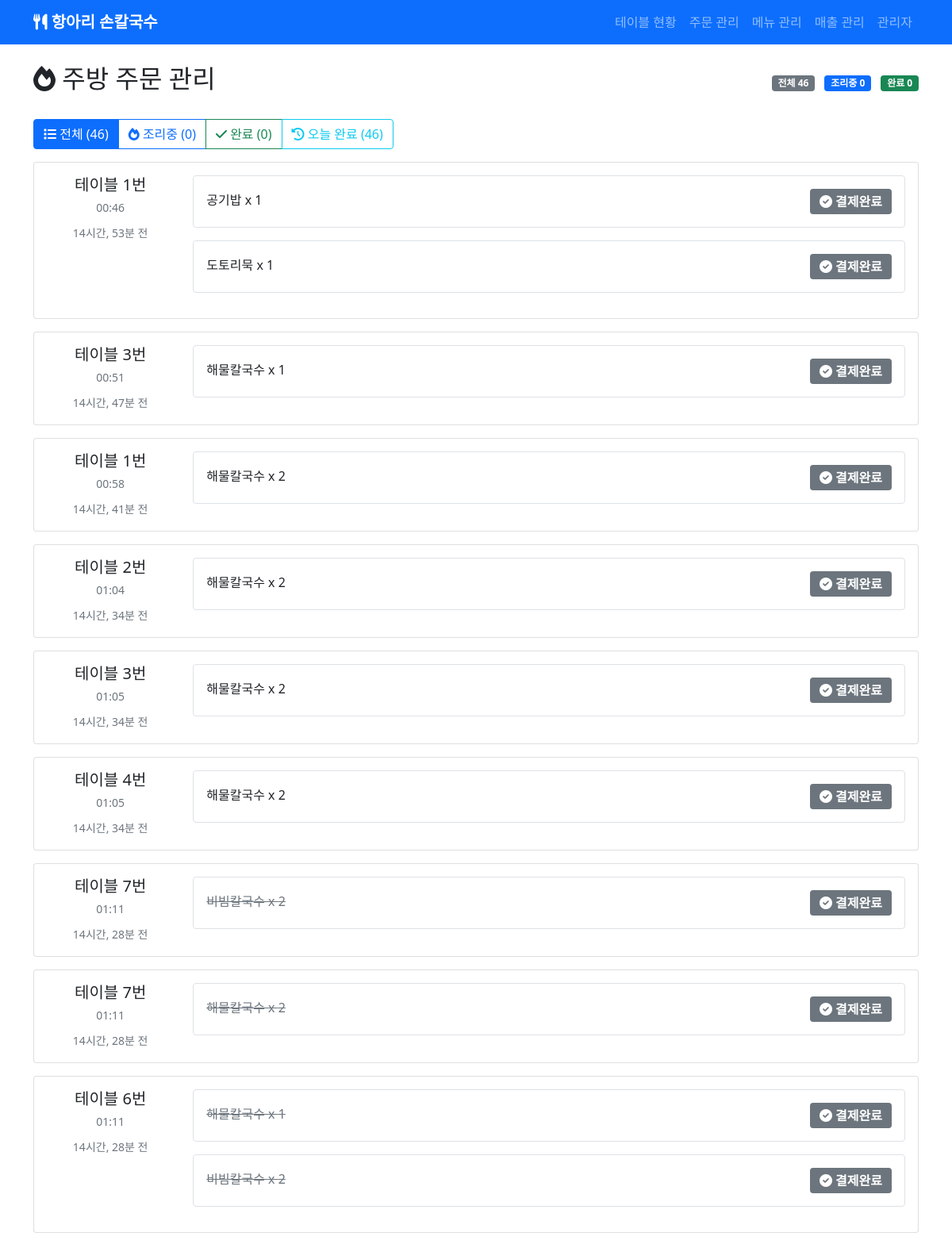
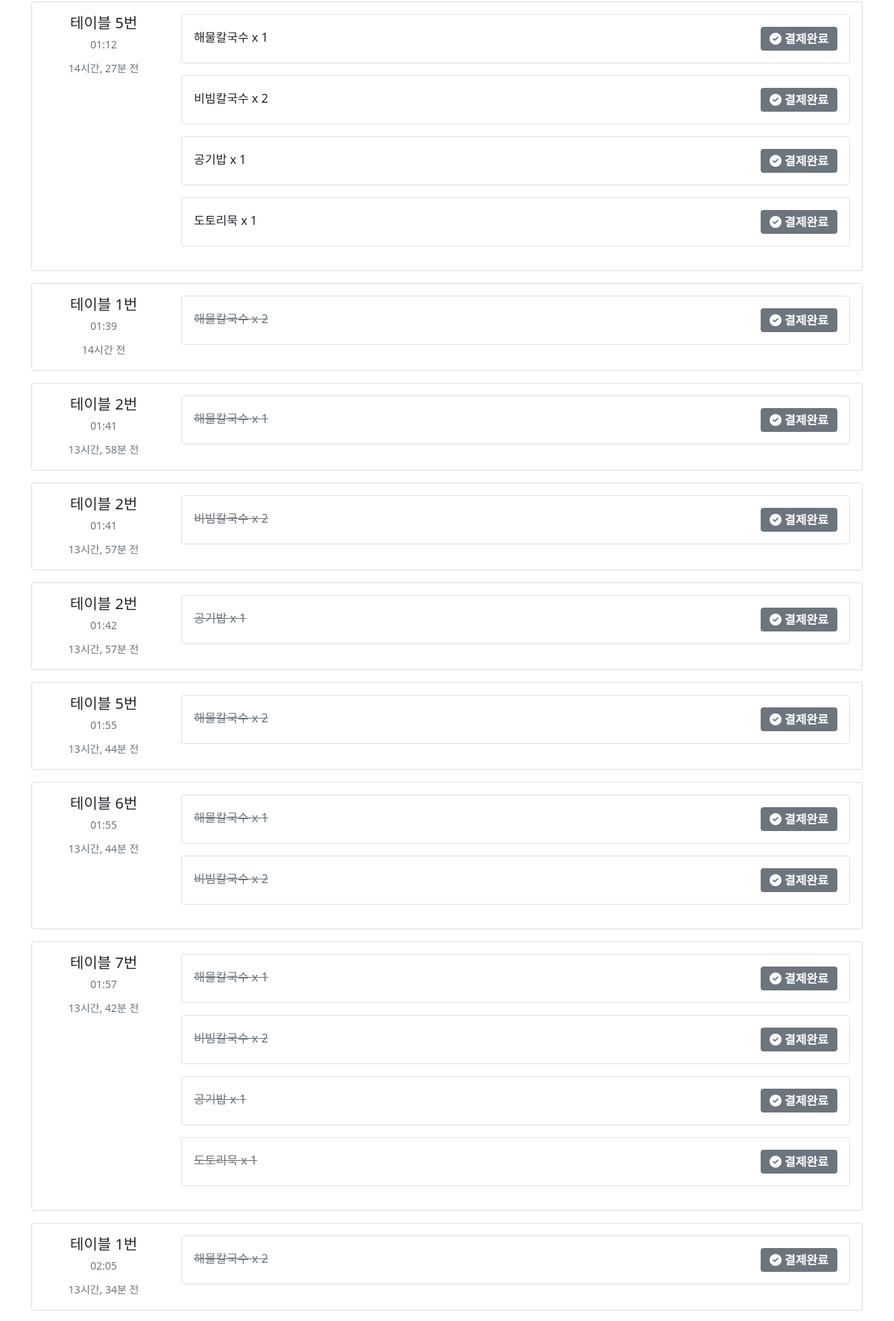
Screenshot of /orders/ (upper part) with the database file from the repository (2 pictures, top to bottom).
### orders/models.py (models this page shows, shortened)
class Order(models.Model):
    STATUS_CHOICES = [
        ('pending', '주문 대기'),
        ('confirmed', '주문 확인'),
        ('cooking', '조리 중'),
        ('ready', '조리 완료'),
        ('served', '서빙 완료'),
        ('paid', '결제 완료'),
    ]
    table = models.ForeignKey(Table, on_delete=models.CASCADE, related_name='orders', verbose_name='테이블')
    status = models.CharField(max_length=10, choices=STATUS_CHOICES, default='pending', verbose_name='상태')
    total_amount = models.IntegerField(default=0, verbose_name='총 금액')
    discount = models.IntegerField(default=0, verbose_name='할인 금액')
    created_at = models.DateTimeField(auto_now_add=True, verbose_name='주문일시')
    updated_at = models.DateTimeField(auto_now=True, verbose_name='수정일시')
    class Meta:
        verbose_name = '주문'
        verbose_name_plural = '주문'
        ordering = ['-created_at']

class OrderItem(models.Model):
    STATUS_CHOICES = [
        ('cooking', '조리 중'),
        ('ready', '조리 완료'),
    ]
    order = models.ForeignKey(Order, on_delete=models.CASCADE, related_name='items', verbose_name='주문')
    menu = models.ForeignKey(Menu, on_delete=models.CASCADE, verbose_name='메뉴')
    quantity = models.IntegerField(default=1, verbose_name='수량')
    options = models.JSONField(default=list, verbose_name='옵션', help_text='선택된 옵션 목록')
    unit_price = models.IntegerField(verbose_name='단가')
    status = models.CharField(max_length=20, choices=STATUS_CHOICES, default='cooking', verbose_name='조리 상태')
    created_at = models.DateTimeField(auto_now_add=True, verbose_name='생성일시')
    class Meta:
        verbose_name = '주문 상세'
        verbose_name_plural = '주문 상세'

### tables/models.py (models this page shows, shortened)
class Table(models.Model):
    STATUS_CHOICES = [
        ('empty', '빈 테이블'),
        ('ordered', '주문 완료'),
        ('cooking', '조리 완료'),
        ('paid', '결제 완료'),
    ]
    number = models.IntegerField(unique=True, verbose_name='테이블 번호')
    seats = models.IntegerField(default=4, verbose_name='좌석 수')
    status = models.CharField(max_length=10, choices=STATUS_CHOICES, default='empty', verbose_name='상태')
    qr_code = models.ImageField(upload_to='qr_codes/', blank=True, verbose_name='QR코드')
    created_at = models.DateTimeField(auto_now_add=True, verbose_name='생성일시')
    updated_at = models.DateTimeField(auto_now=True, verbose_name='수정일시')
    class Meta:
        verbose_name = '테이블'
        verbose_name_plural = '테이블'
        ordering = ['number']
    def get_group(self):
        try:
            return self.tablegroup_set.first()
        except:
            return None

### menus/models.py (models this page shows, shortened)
class Menu(models.Model):
    name = models.CharField(max_length=100, verbose_name='메뉴명')
    price = models.IntegerField(verbose_name='가격')
    description = models.TextField(blank=True, verbose_name='설명')
    options = models.JSONField(default=list, verbose_name='옵션', help_text='예: ["고추빼고", "면 많이"]')
    min_order = models.IntegerField(default=1, verbose_name='최소 주문 수량')
    is_active = models.BooleanField(default=True, verbose_name='활성 상태')
    requires_cooking = models.BooleanField(default=True, verbose_name='주방 조리 필요')
    created_at = models.DateTimeField(auto_now_add=True, verbose_name='생성일시')
    updated_at = models.DateTimeField(auto_now=True, verbose_name='수정일시')
    class Meta:
        verbose_name = '메뉴'
        verbose_name_plural = '메뉴'
        ordering = ['name']

### orders/views.py (the view)
# urls.py: path('', views.order_list, name='list'),
def order_list(request):
    from django.utils import timezone
    Order.objects.filter(status__in=['pending', 'confirmed']).update(status='cooking')
    status_filter = request.GET.get('status', 'all')
    today = timezone.now().date()
    if status_filter == 'cooking':
        orders = Order.objects.filter(status='cooking')
    elif status_filter == 'ready':
        orders = Order.objects.filter(status='ready')
    elif status_filter == 'completed':
        Order.objects.filter(status__in=['cooking', 'ready']).update(status='paid')
        orders = Order.objects.filter(status='paid', created_at__date=today)
    else:
        orders = Order.objects.filter(
            models.Q(status__in=['cooking', 'ready']) |
            models.Q(status='paid', created_at__date=today)
        )
    orders = orders.order_by('created_at')
    cooking_count = Order.objects.filter(status='cooking').count()
    ready_count = Order.objects.filter(status='ready').count()
    completed_count = Order.objects.filter(status='paid', created_at__date=today).count()
    context = {
        'orders': orders,
        'status_filter': status_filter,
        'cooking_count': cooking_count,
        'ready_count': ready_count,
        'completed_count': completed_count,
        'total_count': cooking_count + ready_count + completed_count
    }
    return render(request, 'orders/list.html', context)

### templates/orders/list.html (shortened to what this page needs)
{% extends 'base.html' %}
{% block content %}
<div class="d-flex justify-content-between align-items-center mb-4">
    <h2><i class="fas fa-fire"></i> 주방 주문 관리</h2>
    <div>
        <span class="badge bg-secondary me-2">전체 {{ total_count }}</span>
        <span class="badge bg-primary me-2">조리중 {{ cooking_count }}</span>
        <span class="badge bg-success">완료 {{ ready_count }}</span>
    </div>
</div>
<div class="mb-3">
    <div class="btn-group" role="group">
        <a href="?status=all" class="btn {% if status_filter == 'all' %}btn-primary{% else %}btn-outline-primary{% endif %}">
            <i class="fas fa-list"></i> 전체 ({{ total_count }})
        </a>
        <a href="?status=cooking" class="btn {% if status_filter == 'cooking' %}btn-primary{% else %}btn-outline-primary{% endif %}">
            <i class="fas fa-fire"></i> 조리중 ({{ cooking_count }})
        </a>
        <a href="?status=ready" class="btn {% if status_filter == 'ready' %}btn-success{% else %}btn-outline-success{% endif %}">
            <i class="fas fa-check"></i> 완료 ({{ ready_count }})
        </a>
        <a href="?status=completed" class="btn {% if status_filter == 'completed' %}btn-info{% else %}btn-outline-info{% endif %}">
            <i class="fas fa-history"></i> 오늘 완료 ({{ completed_count }})
        </a>
    </div>
</div>
<div class="row">
    <div class="col-12">
        {% for order in orders %}
        <div class="card mb-3 order-card" data-order-id="{{ order.id }}">
            <div class="card-body">
                <div class="row">
                    <div class="col-md-2">
                        <div class="text-center">
                            <h5 class="mb-1">테이블 {{ order.table.number }}번</h5>
                            <small class="text-muted">{{ order.created_at|date:"H:i" }}</small>
                            <div class="mt-2">
                                <small class="text-muted">{{ order.created_at|timesince }} 전</small>
                            </div>
                        </div>
                    </div>
                    <div class="col-md-10">
                        {% for item in order.items.all %}
                            {% if item.menu.requires_cooking %}
                            <div class="d-flex justify-content-between align-items-center mb-3 p-3 border rounded" data-item-id="{{ item.id }}">
                                <div class="flex-grow-1">
                                    <h6 class="mb-1 menu-name {% if item.status == 'ready' %}text-decoration-line-through text-muted{% endif %}">{{ item.menu.name }} x {{ item.quantity }}</h6>
                                </div>
                                <div class="text-end">
                                    {% if order.status == 'paid' %}
                                        <span class="badge fs-6 bg-secondary" style="padding: 8px 12px;">
                                            <i class="fas fa-check-circle"></i> 결제완료
                                        </span>
                                    {% endif %}
                                </div>
                            </div>
                            {% endif %}
                        {% endfor %}
                    </div>
                </div>
            </div>
        </div>
        {% empty %}
        <div class="text-center py-5">
            <i class="fas fa-inbox fa-3x text-muted mb-3"></i>
            <h5 class="text-muted">현재 주문이 없습니다.</h5>
            <p class="text-muted">새로운 주문이 들어오면 여기에 표시됩니다.</p>
        </div>
        {% endfor %}
    </div>
</div>
{% endblock %}

### rows the page displays
Order: table.number "1", created_at "00:46", created_at "14시간, 53분"
OrderItem: menu.name "공기밥", quantity "1"
OrderItem: menu.name "도토리묵", quantity "1"
Order: table.number "3", created_at "00:51", created_at "14시간, 47분"
OrderItem: menu.name "해물칼국수", quantity "1"
Order: table.number "1", created_at "00:58", created_at "14시간, 41분"
OrderItem: menu.name "해물칼국수", quantity "2"
Order: table.number "2", created_at "01:04", created_at "14시간, 34분"
OrderItem: menu.name "해물칼국수", quantity "2"
Order: table.number "3", created_at "01:05", created_at "14시간, 34분"
OrderItem: menu.name "해물칼국수", quantity "2"
Order: table.number "4", created_at "01:05", created_at "14시간, 34분"
OrderItem: menu.name "해물칼국수", quantity "2"
Order: table.number "7", created_at "01:11", created_at "14시간, 28분"
OrderItem: menu.name "비빔칼국수", quantity "2"
Order: table.number "7", created_at "01:11", created_at "14시간, 28분"
OrderItem: menu.name "해물칼국수", quantity "2"
Order: table.number "6", created_at "01:11", created_at "14시간, 28분"
OrderItem: menu.name "해물칼국수", quantity "1"
OrderItem: menu.name "비빔칼국수", quantity "2"
Order: table.number "5", created_at "01:12", created_at "14시간, 27분"
OrderItem: menu.name "해물칼국수", quantity "1"
OrderItem: menu.name "비빔칼국수", quantity "2"
OrderItem: menu.name "공기밥", quantity "1"
OrderItem: menu.name "도토리묵", quantity "1"
Order: table.number "1", created_at "01:39", created_at "14시간"
OrderItem: menu.name "해물칼국수", quantity "2"
Order: table.number "2", created_at "01:41", created_at "13시간, 58분"
OrderItem: menu.name "해물칼국수", quantity "1"
Order: table.number "2", created_at "01:41", created_at "13시간, 57분"
OrderItem: menu.name "비빔칼국수", quantity "2"
Order: table.number "2", created_at "01:42", created_at "13시간, 57분"
OrderItem: menu.name "공기밥", quantity "1"
Order: table.number "5", created_at "01:55", created_at "13시간, 44분"
OrderItem: menu.name "해물칼국수", quantity "2"
Order: table.number "6", created_at "01:55", created_at "13시간, 44분"
OrderItem: menu.name "해물칼국수", quantity "1"
OrderItem: menu.name "비빔칼국수", quantity "2"
Order: table.number "7", created_at "01:57", created_at "13시간, 42분"
OrderItem: menu.name "해물칼국수", quantity "1"
OrderItem: menu.name "비빔칼국수", quantity "2"
OrderItem: menu.name "공기밥", quantity "1"
OrderItem: menu.name "도토리묵", quantity "1"
Order: table.number "1", created_at "02:05", created_at "13시간, 34분"
OrderItem: menu.name "해물칼국수", quantity "2"

### other values shown
{{ total_count }} "46"
{{ cooking_count }} "0"
{{ ready_count }} "0"
{{ completed_count }} "46"
